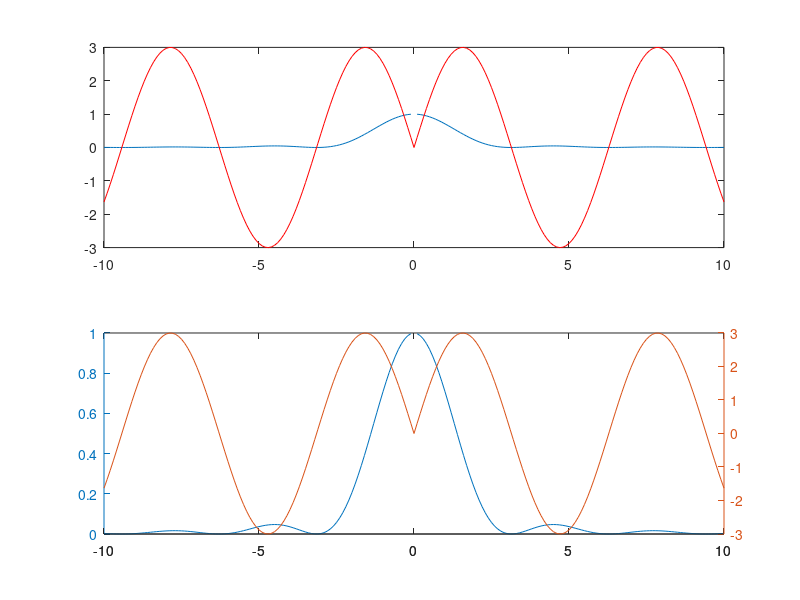

This chart was generated by the following MATLAB code:
clc
clear
x = -10:.1:10; % define points for independent variable
y1 = (sin(x)./x).^2; % "dot" operator squares individual elements
% and not the whole array
y2 = 3*sin(abs(x));
subplot(2,1,1); % Divide figure into 1x2 array of plots and start with #1
plot(x,y1,x,y2,'r'); % Plot both data sets an same scale
subplot(2,1,2); % Put next plot in second slot
plotyy(x,y1,x,y2)